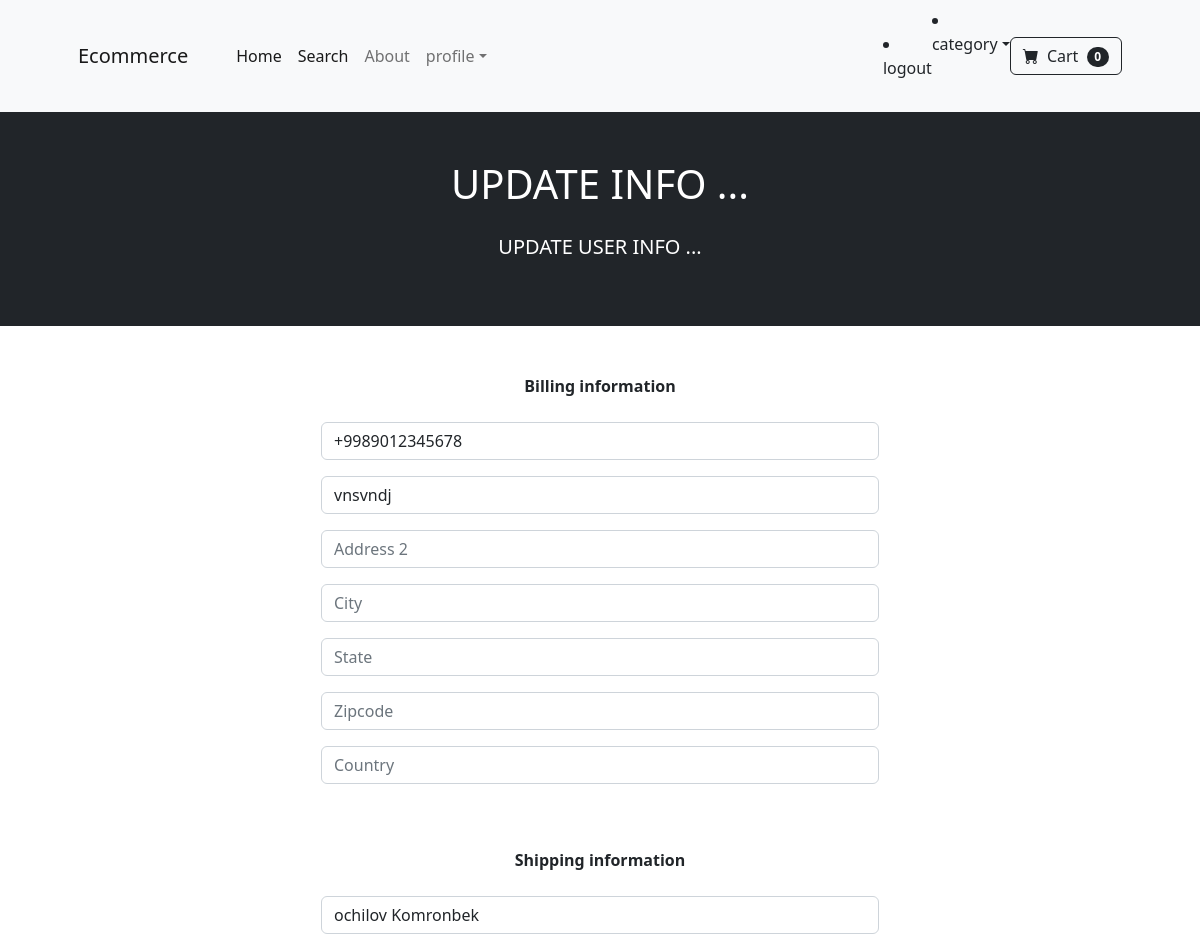
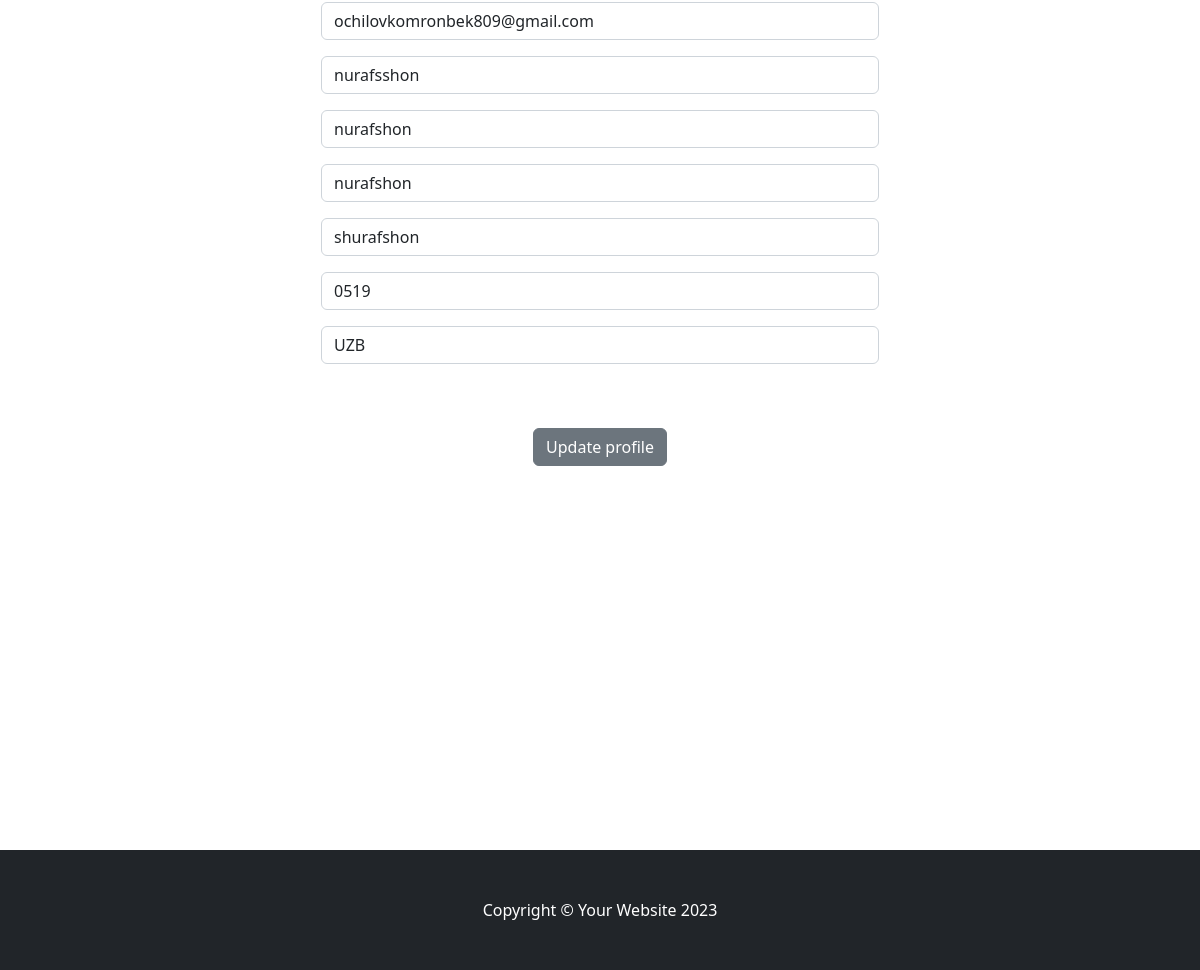
The page /update_info/ (signed in) on the database its author committed (2 pictures, top to bottom).
### store/models.py (models this page shows, shortened)
class Profile(models.Model):
    user = models.OneToOneField(User, on_delete=models.CASCADE)
    date_modifed = models.DateTimeField(User, auto_now=True)
    phone = models.CharField(max_length=20, blank=True)
    address1 = models.CharField(max_length=200, blank=True)
    address2 = models.CharField(max_length=200, blank=True)
    city = models.CharField(max_length=200, blank=True)
    state = models.CharField(max_length=200, blank=True)
    zipcode = models.CharField(max_length=200, blank=True)
    country = models.CharField(max_length=200, blank=True)
    old_cart = models.CharField(max_length=200, blank=True, null=True)

### payment/models.py (models this page shows, shortened)
class ShippingAddress(models.Model):
    user = models.ForeignKey(User, on_delete=models.CASCADE, null=True, blank=True)
    shipping_full_name = models.CharField(max_length=255)
    shipping_email = models.CharField(max_length=255)
    shipping_address1 = models.CharField(max_length=255)
    shipping_address2 = models.CharField(max_length=255, default='N/A')
    shipping_city = models.CharField(max_length=255)
    shipping_state = models.CharField(max_length=255, null=True, blank=True)
    shipping_zipcode = models.CharField(max_length=255, null=True, blank=True)
    shipping_country = models.CharField(max_length=255)
    class Meta:
        verbose_name_plural = "Shipping Address"

### store/views.py (the view)
# urls.py: path('update_info/', views.update_info, name='update_info' ),
def update_info(request):
    if request.user.is_authenticated:
        current_user = Profile.objects.get(user__id=request.user.id)
        shipping_user = ShippingAddress.objects.get(id=request.user.id)
        form = UserInfoForm(request.POST or None, instance=current_user )
        shipping_form = ShippingForm(request.POST or None, instance=shipping_user )
        if form.is_valid() or shipping_form.is_valid():
            form.save()
            shipping_form.save()
            messages.success(request, "Your Info Has Been Update ")
            return redirect('home')
        return render(request, "update_info.html", {'form': form, 'shipping_form':shipping_form})
    else:
        messages.success(request, "you must be logged in to access that page! ")
        return redirect('home')

### store/forms.py
class UserInfoForm(forms.ModelForm):
	phone = forms.CharField(label="", widget=forms.TextInput(attrs={'class':'form-control', 'placeholder':'Phone'}), required=False)
	address1 = forms.CharField(label="", widget=forms.TextInput(attrs={'class':'form-control', 'placeholder':'Address 1'}), required=False)
	address2 = forms.CharField(label="", widget=forms.TextInput(attrs={'class':'form-control', 'placeholder':'Address 2'}), required=False)
	city = forms.CharField(label="", widget=forms.TextInput(attrs={'class':'form-control', 'placeholder':'City'}), required=False)
	state = forms.CharField(label="", widget=forms.TextInput(attrs={'class':'form-control', 'placeholder':'State'}), required=False)
	zipcode = forms.CharField(label="", widget=forms.TextInput(attrs={'class':'form-control', 'placeholder':'Zipcode'}), required=False)
	country = forms.CharField(label="", widget=forms.TextInput(attrs={'class':'form-control', 'placeholder':'Country'}), required=False)
	class Meta:
		model = Profile
		fields = ('phone', 'address1', 'address2', 'city', 'state', 'zipcode', 'country')

### cart/cart.py (called while the page is built)
    def __len__(self):
        return len(self.cart)

### cart/context_processors.py (called while the page is built)
def cart(request):
    return {'cart': Cart(request)}

### store/templates/update_info.html (shortened to what this page needs)
{% extends 'base.html'%}
{% block content %}
    <header class="bg-dark text-white py-5">
        <div class="container px-4 px-lg-5">
            <div class="text-center text-uppercase">
                <h1 class="mb-4">Update info ...</h1>
                <p class="lead">Update user info ...</p>
            </div>
        </div>
    </header>
    <div class="container">
        <div class="row">
            <center>
                <div class="col-md-6 offset-mb-3">
                        <br/><br/>
                    <strong> Billing information</strong>
                    <br/><br/>
                    <form method="POST" actions="{% url 'update_info' %}">
                            {{ form.as_p  }}
                            <br/><br/>
                            <strong> Shipping information </strong>
                            <br/><br/>
                            {{ shipping_form.as_p }}
                            <br/><br/>
                            <button type="submit" class="btn btn-secondary">Update profile</button>
                    </form>
<br/></br/>
<br/></br/>
<br/></br/>
<br/></br/>
<br/></br/>
<br/></br/>
<br/></br/>
<br/></br/>
                </div>
            </center>
        </div>
    </div>
{% endblock %}

### rows shown on the page
Profile: phone "+9989012345678", address1 "vnsvndj"
ShippingAddress: shipping_full_name "ochilov Komronbek", shipping_email "ochilovkomronbek809@gmail.com", shipping_address1 "nurafsshon", shipping_address2 "nurafshon", shipping_city "nurafshon", shipping_state "shurafshon", shipping_zipcode "0519", shipping_country "UZB"

### other values the page prints
{{ cart|length }} "0"
